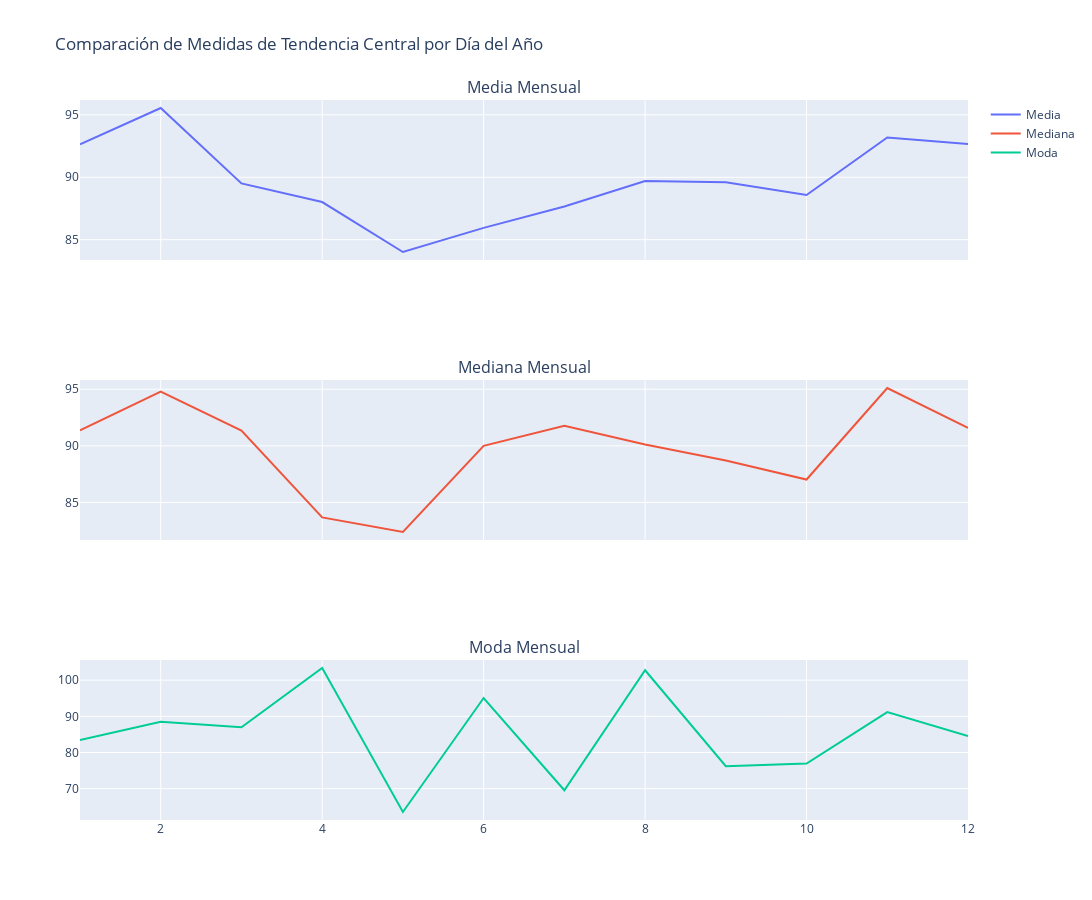

Notebook cell for this chart:
### Code cell
# AHora hacemos el Subplots interactivo para comparar las tres medidas de tendencia central
fig = make_subplots(rows=3, cols=1, shared_xaxes=True, subplot_titles=("Media Mensual", "Mediana Mensual", "Moda Mensual"))

fig.add_trace(go.Scatter(x=seasonal_month_mean['Month'], y=seasonal_month_mean['Price'], mode='lines', name='Media'), row=1, col=1)

fig.add_trace(go.Scatter(x=seasonal_month_median['Month'], y=seasonal_month_median['Price'], mode='lines', name='Mediana'), row=2, col=1)

fig.add_trace(go.Scatter(x=seasonal_month_mode['Month'], y=seasonal_month_mode['Price'], mode='lines', name='Moda'), row=3, col=1)

fig.update_layout(height=900, width=1200, title_text="Comparación de Medidas de Tendencia Central por Día del Año")
fig.show()

### Figure 1 — Plotly figure (JSON) as saved in the notebook; plotly's stock layout.template omitted (floating-point values rounded to 4 significant figures)
{"data": [{"mode": "lines", "name": "Media", "type": "scatter", "x": [1, 2, 3, 4, 5, 6, 7, 8, 9, 10, 11, 12], "xaxis": "x", "y": [92.64, 95.55, 89.51, 88.01, 84.02, 85.95, 87.66, 89.7, 89.61, 88.58, 93.18, 92.66], "yaxis": "y"}, {"mode": "lines", "name": "Mediana", "type": "scatter", "x": [1, 2, 3, 4, 5, 6, 7, 8, 9, 10, 11, 12], "xaxis": "x2", "y": [91.36, 94.79, 91.35, 83.68, 82.39, 90.0, 91.77, 90.13, 88.7, 87.03, 95.11, 91.58], "yaxis": "y2"}, {"mode": "lines", "name": "Moda", "type": "scatter", "x": [1, 2, 3, 4, 5, 6, 7, 8, 9, 10, 11, 12], "xaxis": "x3", "y": [83.43, 88.46, 86.98, 103.3, 63.55, 95.06, 69.56, 102.7, 76.19, 76.94, 91.15, 84.53], "yaxis": "y3"}], "layout": {"annotations": [{"font": {"size": 16}, "showarrow": false, "text": "Media Mensual", "x": 0.5, "xanchor": "center", "xref": "paper", "y": 1, "yanchor": "bottom", "yref": "paper"}, {"font": {"size": 16}, "showarrow": false, "text": "Mediana Mensual", "x": 0.5, "xanchor": "center", "xref": "paper", "y": 0.6111, "yanchor": "bottom", "yref": "paper"}, {"font": {"size": 16}, "showarrow": false, "text": "Moda Mensual", "x": 0.5, "xanchor": "center", "xref": "paper", "y": 0.2222, "yanchor": "bottom", "yref": "paper"}], "height": 900, "title": {"text": "Comparación de Medidas de Tendencia Central por Día del Año"}, "width": 1200, "xaxis": {"anchor": "y", "domain": [0, 1], "matches": "x3", "showticklabels": false}, "xaxis2": {"anchor": "y2", "domain": [0, 1], "matches": "x3", "showticklabels": false}, "xaxis3": {"anchor": "y3", "domain": [0, 1]}, "yaxis": {"anchor": "x", "domain": [0.7778, 1]}, "yaxis2": {"anchor": "x2", "domain": [0.3889, 0.6111]}, "yaxis3": {"anchor": "x3", "domain": [0, 0.2222]}}}
